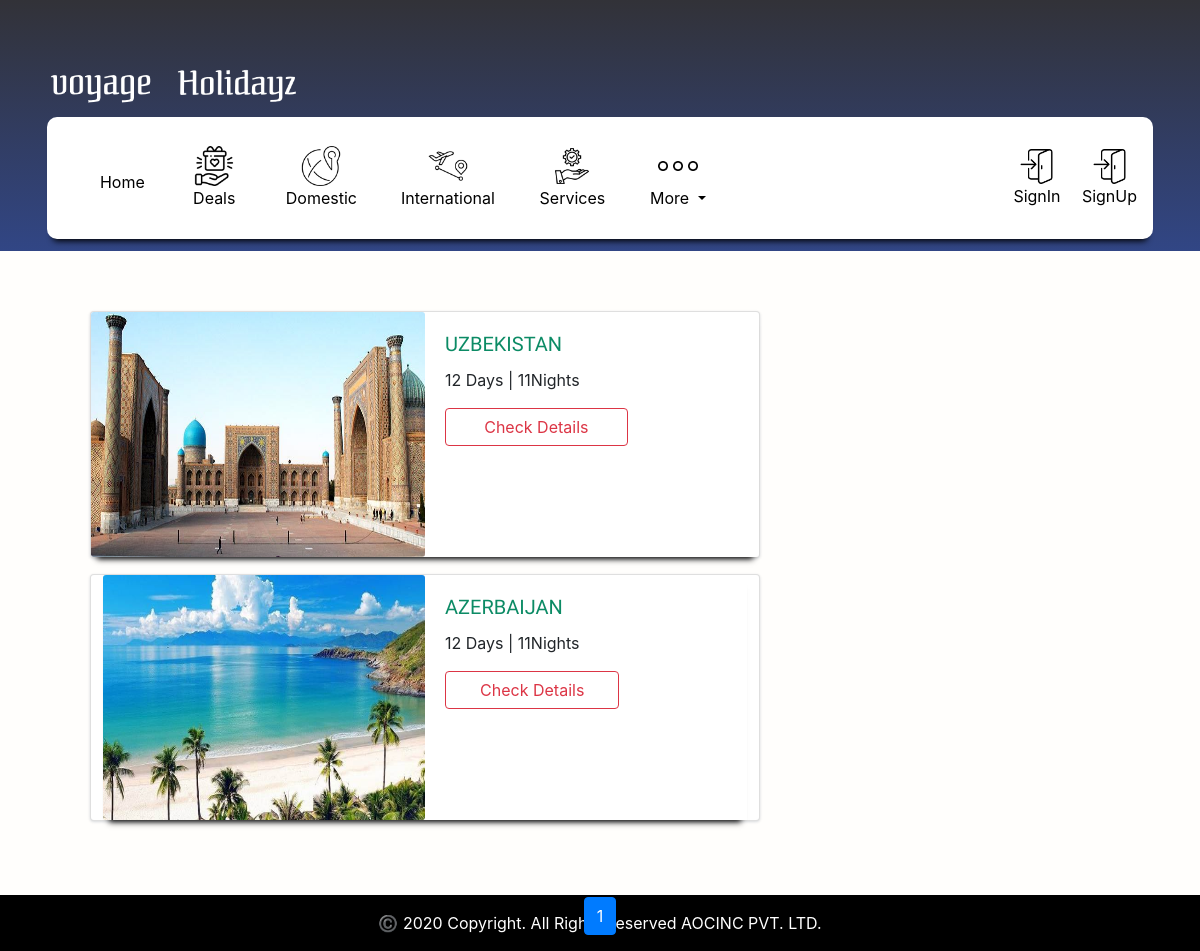
/CentralAsia-Packages, run on an earlier commit of the app's database.
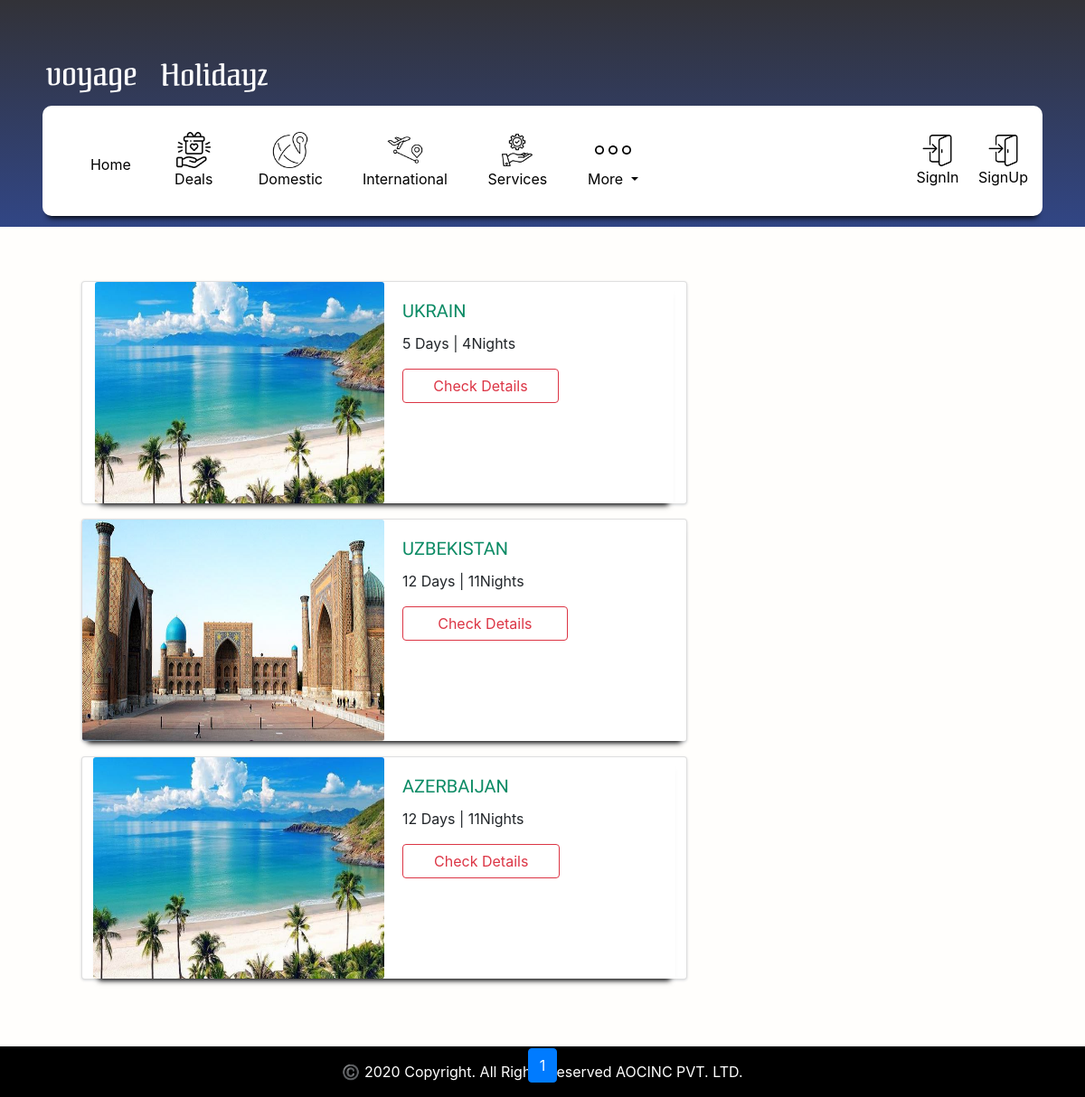
And on a later commit of the database.
### Holidays/models.py (models this page shows, shortened)
class Central_Asia_Packages(models.Model):
    Trip_Name           = models.CharField(max_length=255, blank=False)
    Days                = models.PositiveIntegerField()
    Nights              = models.PositiveIntegerField()
    Datailed_Itinerary  = models.TextField()
    Location_Image      = models.FileField(upload_to='media/CentralAsia/HolidayPackage_Images/')
    Package             = models.CharField(max_length=59, choices = package_choice, default = '')
    uploaded_at         = models.DateTimeField(auto_now_add=True)

### Holidays/views.py (the view)
# urls.py: path('CentralAsia-Packages', views.Central_Asia_Packages_List_View, name = 'CentralAsia_Packages'),
def Central_Asia_Packages_List_View(request):
    CentralAsia_Data_List = Central_Asia_Packages.objects.all().order_by('-id')
    paginator = Paginator(CentralAsia_Data_List, 8)
    page = request.GET.get('page')
    try:
        Data_list = paginator.page(page)
    except PageNotAnInteger:
        Data_list = paginator.page(1)
    except EmptyPage:
        Data_list = paginator.page(paginator.num_pages)
    template = 'Holidays/CentralAsia_Packages.html'
    context = {
                'Data_list': Data_list,
                }
    return render(request,template,context)

### Holidays/templates/Holidays/CentralAsia_Packages.html (shortened to what this page needs)
<!DOCTYPE html>
{% extends 'Voyage_LandingApp/base.html' %}
{% load static %}
{% load crispy_forms_tags %}
{% block content %}
<div class="Holidays-Package-Body">
    <div class="container">
        <div class="rows Holidays-container">
            {% if Data_list %}
            {% for data in Data_list %}
            <div class="col-md-8">
                <div class="card mb-3" style="max-width: 960px;">
                    <div class="row no-gutters">
                    <div class="col-md-6">
                        <img src="{{ data.Location_Image.url }}" class="card-img holidays-card-imgs" alt="...">
                    </div>
                    <div class="col-md-4">
                        <div class="card-body">
                        <h5 class="card-title trip-title">{{ data.Trip_Name |upper }}  </h5>
                        <p class="card-text">{{ data.Days}} Days | {{ data.Nights}}Nights </p>
                        <div class="text-center">
                            <a class="btn btn-outline-danger btn-block" href="Central_Aisa_Package_Detail/{{ data.id }}"> Check Details</a>
                        </div>
                        </div>
                    </div>
                    <div class="col-md-2">
                        <div class="card-body">
                        </div>
                    </div>
                </div>
                </div>
            </div>
                {% endfor %}
                    {% else %}
                        <p class="text-secondary"> No Packages Found</p>
                {% endif %}
            </div>
        </div>
    </div>
<div class="container">
    <ul class="pagination justify-content-center" id="paginator">
      {% for p in Data_list.paginator.page_range %}
         {% if Data_list.number == p %}
            <li class="page-item active">
                <a  href="?page={{ p }}" class="page-link" id="current-page">{{ p }} </a>
            </li>
         {% endif %}
      {% endfor %}
  </ul>
  </div>
{% endblock %}

### templates/Voyage_LandingApp/base.html (shortened to what this page needs)
<!DOCTYPE html>
<html lang="en">
{% load static %}
<head>
    <link rel="stylesheet" href="{% static "css/voyage_style.css"  %}">
    <link rel="stylesheet" href="{% static "js/voyage.js"  %}">
    <link rel="stylesheet" href="{% static "main/gijgo.min.css" %}">
    <link rel="stylesheet" href="https://unpkg.com/flickity@2/dist/flickity.min.css">
    <link rel="stylesheet" href="https://stackpath.bootstrapcdn.com/bootstrap/4.3.1/css/bootstrap.min.css">
     <link rel="stylesheet"
     href="https://use.fontawesome.com/releases/v5.8.1/css/all.css"
>
</head>
<body class="base-body">
<div class="jumbotron banner-area" id="main-bnr">
    <div class="container">
          <a href="{% url 'home' %}">
            <img src="{% static "images/brand.png" %}" alt="" style="width:250px">
          </a>
        <div class="row">
            <div class="col-12">
                <nav class="navbar navbar-expand-lg navbar-custom bg">
                    <div class="collapse navbar-collapse" id="navbarSupportedContent">
                      <ul class="navbar-nav mr-auto">
                        <li class="nav-item active text-center">
                            <a class="nav-link" href="{% url 'home' %}">
                            <img class="text-center" src="{% static "images/home.png" %}" alt="" style="width: 40px;"> <br>
                            Home <span class="sr-only">(current)</span>
                            </a>
                        </li>
                        <li class="nav-item text-center">
                            <a class="nav-link" href="#">
                                <img class="text-center" src="{% static "images/gift.png" %}" alt="" style="width: 40px;">
                                Deals
                            </a>
                        </li>
                        <li class="nav-item text-center">
                            <a class="nav-link" href="{% url 'Domestic_Packages' %}">
                                <img class="text-center" src="{% static "images/domestic.png" %}" alt="" style="width: 40px;">
                                Domestic
                             </a>
                        </li>
                        <li class="nav-item text-center">
                            <a class="nav-link" href="{% url 'International_Packages' %}">
                                <img class="text-center" src="{% static "images/Destination.png" %}" alt="" style="width: 40px;">
                                International
                            </a>
                        </li>
                        <li class="nav-item text-center">
                            <a class="nav-link" href="#">
                                <img class="text-center" src="{% static "images/service.png" %}" alt="" style="width: 40px;">
                                Services
                            </a>
                        </li>
                        <li class="nav-item dropdown text-center">
                            <a class="nav-link dropdown-toggle" href="#" id="navbarDropdown" role="button" data-toggle="dropdown" aria-haspopup="true" aria-expanded="false">
                              <img class="text-center" src="{% static "images/more.png" %}" alt="" style="width: 40px;"> <br>
                              <span class="text-center">More</span>
                            </a>
                          </li>
                      </ul>
                      <ul class="navbar-nav ml-auto">
                      {% if user.is_authenticated%}
                        <li class="nav-item">
                          <a class="nav-link text-center" href="{% url 'logout' %}">
                          <img class="text-center" src="{% static "images/logout.png" %}" alt="" style="width: 35px;"> <br>
                            LogOut
                          </a>
                        </li>
                      {% else %}
                        <li class="nav-item">
                            <a class="nav-link text-center" href="{% url 'login' %}"  href="#sign-in-scrol">
                            <img class="text-center" src="{% static "images/login.png" %}" alt="" style="width: 35px;"> <br>
                              SignIn
                            </a>
                        </li>
                        <li class="nav-item">
                          <a class="nav-link text-center" href="{% url 'signup' %}"  href="#sign-in-scrol">
                          <img class="text-center" src="{% static "images/login.png" %}" alt="" style="width: 35px;"> <br>
                            SignUp
                          </a>
                        </li>
                       {% endif %}
                      </ul>
                    </div>
                  </nav>
            </div>
        </div>
    </div>
</div>
{% block content %}
{% endblock %}
 <footer id="footer-block-home" class="page-footer font-small unique-color-dark">
  <div class="footer-copyright text-center py-3" style="background-color: black;" id="all-in-one">
    <span style =color:white;> ©️ 2020 Copyright. All Rights Reserved AOCINC PVT. LTD.</span>
 </div>
 </footer>
</body>
</html>

### static/css/voyage_style.css (style rules this page uses)
.base-body { overflow-x: hidden !important; }
#main-bnr { background: rgb(49,74,149); background: linear-gradient(0deg, rgba(49,74,149,1) 0%, rgba(50,50,56,1) 100%); border-radius: 0px; }
.navbar { box-shadow: 0 8px 6px -6px black; }
.navbar .nav-item .nav-link { color: #000000; }
.navbar .nav-item { margin: 2%; }
.banner-area .navbar-custom { background-color:hsl(0, 0%, 100%); border-radius:10px; }
footer { position: fixed; left: 0; bottom: 0; width: 100%; color: white; text-align: center; }
.card { border-radius: 5px; -webkit-box-shadow: 0 1px 2.94px 0.06px rgba(4,26,55,0.16); box-shadow: 0 1px 2.94px 0.06px rgba(4,26,55,0.16); border: none; margin-bottom: 30px; -webkit-transition: all 0.3s ease-in-out; transition: all 0.3s ease-in-out; }
img { vertical-align: middle; border-style: none; }
.Holidays-Package-Body { background-color: #fffefc; padding: 5%; margin-top: -7%; }
.Holidays-container .row { box-shadow: 0 8px 6px -6px black; margin:0 auto; }
.holidays-card-imgs { height: 245px; }
.trip-title { color:rgb(12, 139, 101); font-family: 'Volkhov', serif; }

What changed in the data, as far as the page shows it:
added Central_Asia_Packages: Location_Image (picture), Trip_Name "UKRAIN", Days "5", Nights "4"
